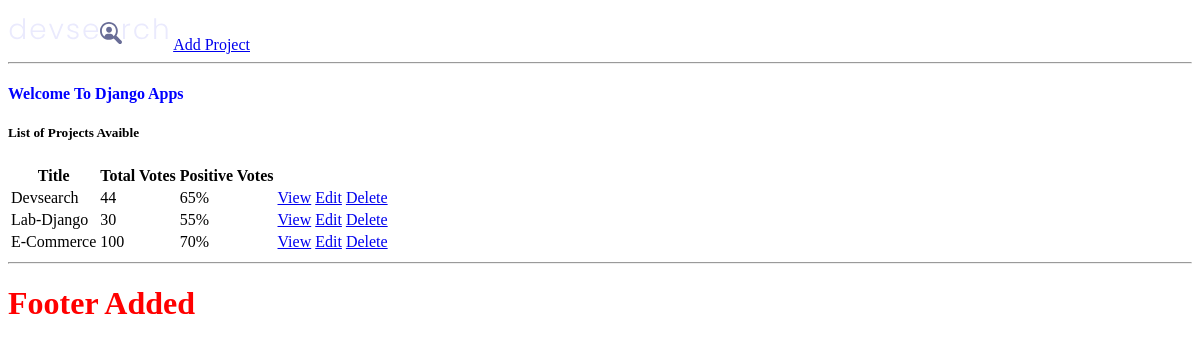
/projects, run on an earlier commit of the app's database.
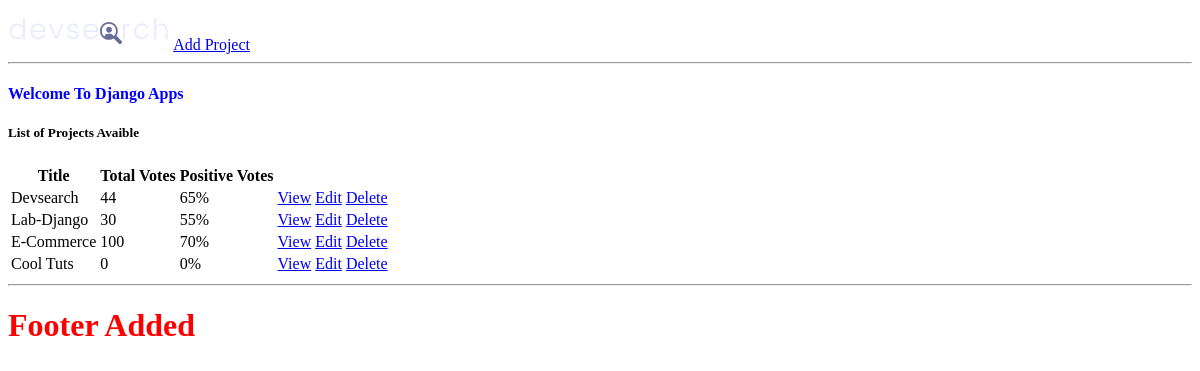
And on a later commit of the database.
### projects/models.py (models this page shows, shortened)
class Project(models.Model):
    id = models.UUIDField(default=uuid.uuid4, unique=True, primary_key=True, editable=False)
    title = models.CharField(max_length=255)
    featured_image = models.ImageField(null=True, blank=True, default='default.jpg')
    description = models.TextField(null=True, blank=True) # null(db) blank(form)
    demo_link = models.CharField(max_length=2000, blank=True, null=True)
    source_link = models.CharField(max_length=200, null=True, blank=True)
    tags = models.ManyToManyField('Tag', blank=True)
    vote_total = models.IntegerField(default=0, null=True, blank=True)
    vote_ratio = models.IntegerField(default=0, null=True, blank=True)
    created = models.DateTimeField(auto_now_add=True)

### projects/views.py (the view)
# urls.py: path('', include('projects.urls'))
def projects(request):
    ProjectList = Project.objects.all()
    return render(request, 'projects/projects.html', {'projects': ProjectList})

### projects/templates/projects/projects.html
{% extends 'main.html' %}
{% block content %}
<h4>Welcome To Django Apps</h4>
<h5>List of Projects Avaible</h5>
<table>
    <tr>
        <th>Title</th>
        <th>Total Votes</th>
        <th>Positive Votes</th>
        <th></th>
        <th></th>
        <th></th>
    </tr>
    {% for project in projects %}
    <tr>
        <td>{{project.title|title}}</td>
        <td>{{project.vote_total}}</td>
        <td>{{project.vote_ratio}}%</td>
        <td><a href="{% url 'project' project.id %}">View</a></td>
        <td><a href="{% url 'update-project' project.id %}">Edit</a></td>
        <td><a href="{% url 'delete-project' project.id %}">Delete</a></td>
    </tr>
    {% endfor %}
</table>
{% endblock content %}

What changed in the data, as far as the page shows it:
added Project: title "Cool Tuts", vote_total "0", vote_ratio "0"
